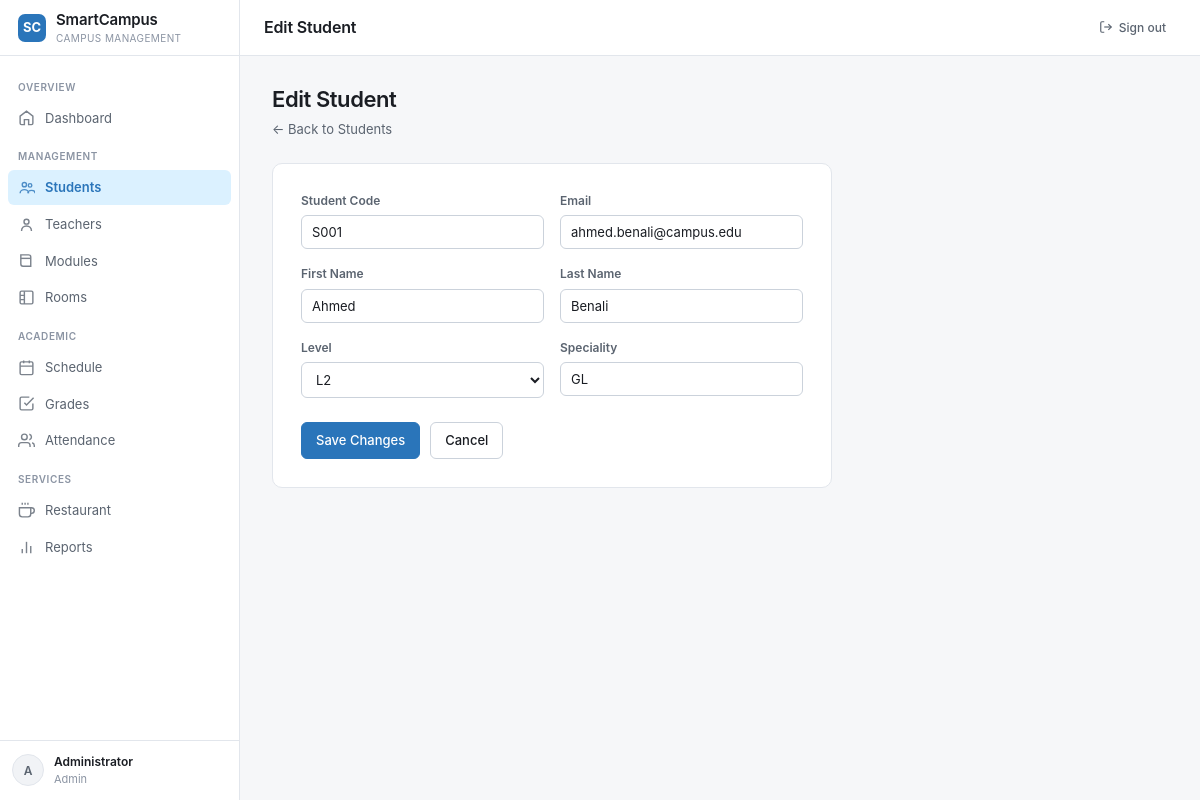
/students/edit/1 (signed in), run on the app's committed database.
### tables this page shows
CREATE TABLE students (
            id          INTEGER PRIMARY KEY AUTOINCREMENT,
            code        TEXT    NOT NULL UNIQUE,
            first_name  TEXT    NOT NULL,
            last_name   TEXT    NOT NULL,
            email       TEXT    NOT NULL UNIQUE,
            level       TEXT    NOT NULL,
            speciality  TEXT    NOT NULL,
            user_id     INTEGER REFERENCES users(id)
        );

### app.py (the view, shortened to what this page needs)
@app.route("/students/edit/<int:sid>", methods=["GET", "POST"])
@login_required(roles=["admin"])
def student_edit(sid):
    db = get_db()
    student = row_to_dict(db.execute("SELECT * FROM students WHERE id=?", (sid,)).fetchone())
    if not student:
        db.close()
        flash("Student not found.", "danger")
        return redirect(url_for("students"))
    db.close()
    return render_template("student_form.html", student=student)

### app.py (called while the page is built)
def login_required(roles=None):
    def decorator(f):
        @functools.wraps(f)
        def wrapped(*args, **kwargs):
            if "user_id" not in session:
                flash("Please sign in first.", "warning")
                return redirect(url_for("login"))
            if roles and session.get("role") not in roles:
                flash("Access denied.", "danger")
                return redirect(url_for("dashboard"))
            return f(*args, **kwargs)
        return wrapped
    return decorator

def row_to_dict(row):
    return dict(row) if row else None

### database.py (called while the page is built)
def get_db():
    conn = sqlite3.connect(DB_PATH)
    conn.row_factory = sqlite3.Row
    conn.execute("PRAGMA foreign_keys = ON")
    return conn

### templates/student_form.html
{% extends "base.html" %}
{% block page_title %}{% if student %}Edit Student{% else %}Add Student{% endif %}{% endblock %}
{% block content %}
<div class="page-header">
  <div>
    <h1>{% if student %}Edit Student{% else %}Add Student{% endif %}</h1>
    <p><a href="{{ url_for('students') }}" style="color:#5b6470;text-decoration:none;">← Back to Students</a></p>
  </div>
</div>
<div class="form-card">
  <form method="POST">
    <div class="form-grid">
      <div class="form-group">
        <label>Student Code</label>
        <input type="text" name="code" value="{{ student.code if student else '' }}" placeholder="S001" required>
      </div>
      <div class="form-group">
        <label>Email</label>
        <input type="email" name="email" value="{{ student.email if student else '' }}" placeholder="student@campus.edu" required>
      </div>
      <div class="form-group">
        <label>First Name</label>
        <input type="text" name="first_name" value="{{ student.first_name if student else '' }}" placeholder="First name" required>
      </div>
      <div class="form-group">
        <label>Last Name</label>
        <input type="text" name="last_name" value="{{ student.last_name if student else '' }}" placeholder="Last name" required>
      </div>
      <div class="form-group">
        <label>Level</label>
        <select name="level">
          {% for lvl in ['L1','L2','L3','M1','M2'] %}
          <option value="{{ lvl }}" {% if student and student.level == lvl %}selected{% endif %}>{{ lvl }}</option>
          {% endfor %}
        </select>
      </div>
      <div class="form-group">
        <label>Speciality</label>
        <input type="text" name="speciality" value="{{ student.speciality if student else '' }}" placeholder="GL, SI, RT…" required>
      </div>
    </div>
    <div style="display:flex;gap:10px;margin-top:24px;">
      <button type="submit" class="btn btn-primary">{% if student %}Save Changes{% else %}Add Student{% endif %}</button>
      <a href="{{ url_for('students') }}" class="btn">Cancel</a>
    </div>
  </form>
</div>
{% endblock %}

### templates/base.html (style rules this page uses)
*, *::before, *::after { box-sizing: border-box; }
html, body { height: 100%; margin: 0; }
body { font-family: 'Inter', -apple-system, BlinkMacSystemFont, 'Segoe UI', system-ui, sans-serif; background: #f6f7f9; color: #1a1d23; font-size: 14px; line-height: 1.45; -webkit-font-smoothing: antialiased; }
.page-header { display: flex; align-items: flex-end; justify-content: space-between; margin-bottom: 24px; gap: 16px; flex-wrap: wrap; }
.page-header h1 { margin: 0; font-size: 22px; font-weight: 600; letter-spacing: -0.02em; }
.page-header p { margin: 4px 0 0; color: #5b6470; font-size: 13px; }
.btn { display: inline-flex; align-items: center; gap: 6px; padding: 8px 14px; border-radius: 6px; border: 1px solid #cbd2db; background: #fff; color: #1a1d23; font-size: 13px; font-weight: 500; font-family: inherit; cursor: pointer; text-decoration: none; white-space: nowrap; transition: background 0.12s; }
.btn-primary { background: oklch(0.55 0.13 250); color: #fff; border-color: oklch(0.55 0.13 250); }
.form-card { background: #fff; border: 1px solid #e2e6ec; border-radius: 10px; padding: 28px; max-width: 560px; }
.form-grid { display: grid; grid-template-columns: 1fr 1fr; gap: 16px; }
.form-group { display: flex; flex-direction: column; gap: 6px; }
label { font-size: 12px; font-weight: 600; color: #5b6470; }
input, select, textarea { padding: 8px 10px; border: 1px solid #cbd2db; border-radius: 6px; font-size: 13px; font-family: inherit; background: #fff; color: #1a1d23; transition: border-color 0.12s, box-shadow 0.12s; }

### data on the page
students: code "S001", email "ahmed.benali@campus.edu", first_name "Ahmed", last_name "Benali", level "L2", speciality "GL"

### other printed values
{{ session.name[0].upper() }} "A"
{{ session.name }} "Administrator"
{{ session.role | capitalize }} "Admin"
